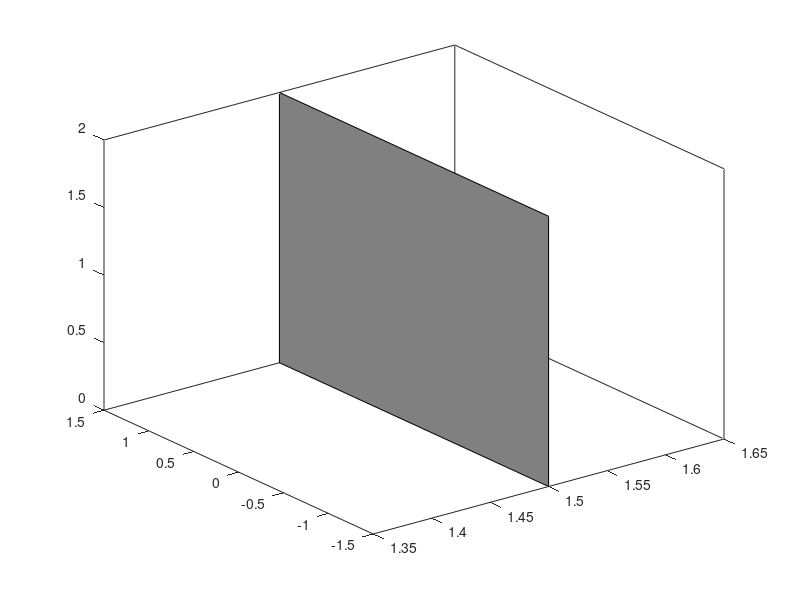

MATLAB code for this plot:
function EnvironmentA2()

    % Define environment parameters
    x_axis = 1.5;  
    y_axis = 1.5;
    wallHeight = 2; % Height of the wall

    % Plot the floor
    fill3([x_axis, -x_axis, -x_axis, x_axis], [y_axis, y_axis, -y_axis, -y_axis], [0, 0, 0, 0], [0 0 0]);   %sets 4 corners for each floor and wall

    % Plot the walls
    % Front Wall (along +Y axis)
    fill3([x_axis, -x_axis, -x_axis, x_axis], [y_axis, y_axis, y_axis, y_axis], [0, 0, wallHeight, wallHeight], [0.5 0.5 0.5]);

    % Back Wall (along -Y axis)
    fill3([x_axis, -x_axis, -x_axis, x_axis], [-y_axis, -y_axis, -y_axis, -y_axis], [0, 0, wallHeight, wallHeight], [0.5 0.5 0.5]);

    % Left Wall (along -X axis)
    fill3([-x_axis, -x_axis, -x_axis, -x_axis], [y_axis, -y_axis, -y_axis, y_axis], [0, 0, wallHeight, wallHeight], [0.5 0.5 0.5]);

    % Right Wall (along +X axis)
    fill3([x_axis, x_axis, x_axis, x_axis], [y_axis, -y_axis, -y_axis, y_axis], [0, 0, wallHeight, wallHeight], [0.5 0.5 0.5]);
end

